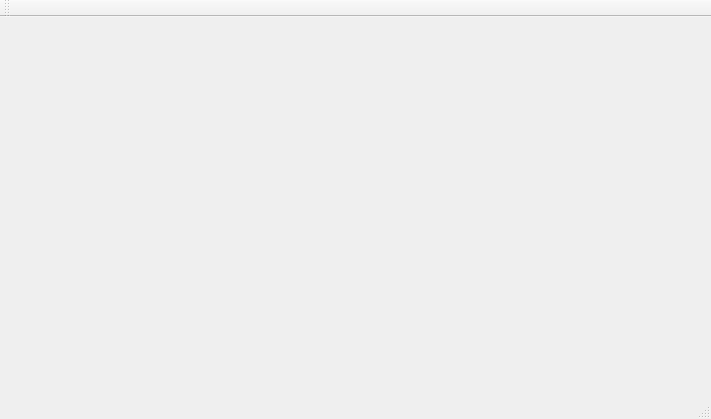
<?xml version="1.0" encoding="UTF-8"?>
<ui version="4.0">
 <class>MainWindow</class>
 <widget class="QMainWindow" name="MainWindow">
  <property name="geometry">
   <rect>
    <x>0</x>
    <y>0</y>
    <width>711</width>
    <height>419</height>
   </rect>
  </property>
  <property name="windowTitle">
   <string>MainWindow</string>
  </property>
  <widget class="QWidget" name="centralWidget"/>
  <widget class="QMenuBar" name="menuBar">
   <property name="geometry">
    <rect>
     <x>0</x>
     <y>0</y>
     <width>711</width>
     <height>21</height>
    </rect>
   </property>
  </widget>
  <widget class="QToolBar" name="mainToolBar">
   <attribute name="toolBarArea">
    <enum>TopToolBarArea</enum>
   </attribute>
   <attribute name="toolBarBreak">
    <bool>false</bool>
   </attribute>
  </widget>
  <widget class="QStatusBar" name="statusBar"/>
 </widget>
 <layoutdefault spacing="6" margin="11"/>
 <resources/>
 <connections/>
</ui>
